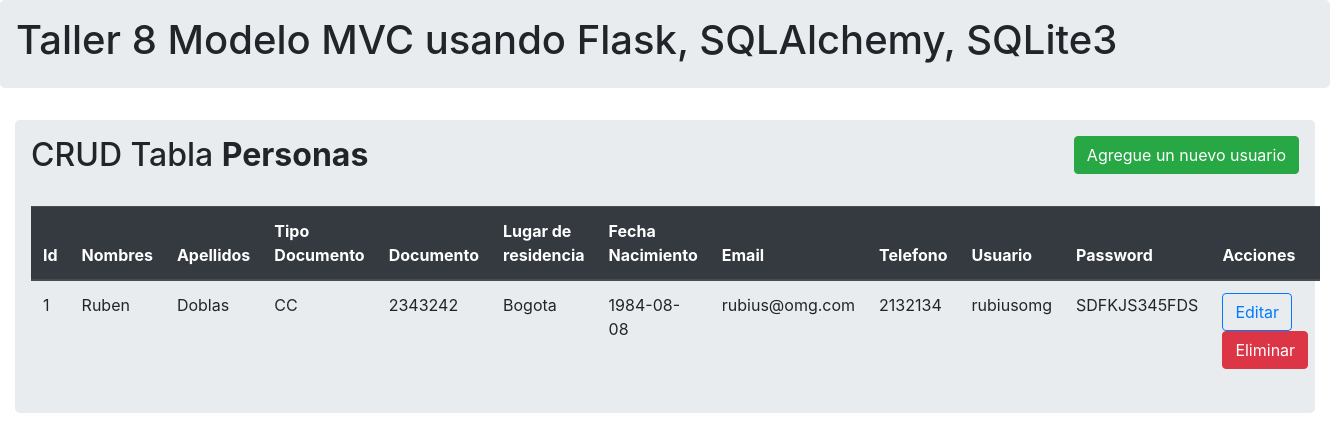
The page / on the database its author committed.
### modelos.py (models this page shows, shortened)
class Persona(db.Model):
    id = db.Column(db.Integer, primary_key = True)
    nombres = db.Column(db.String(100))
    apellidos = db.Column(db.String(100))
    id_tipodocumento = db.Column(db.Integer , db.ForeignKey('tipodocumento.id'), nullable=False)
    documento = db.Column(db.String(20))
    lugar_residencia = db.Column(db.Integer , db.ForeignKey('ciudad.id') , nullable=False)
    fecha_nacimiento = db.Column(db.String(100))
    email = db.Column(db.String(50))
    telefono = db.Column(db.String(20))
    usuario = db.Column(db.String(25) , unique=True)
    password = db.Column(db.String(25))

class Tipodocumento(db.Model):
    id = db.Column(db.Integer, primary_key= True )
    nombre = db.Column(db.String(2), unique=True)
    descripcion = db.Column(db.String(120))
    personas = db.relationship('Persona' , backref='Tipodocumento' , lazy=True)

class Ciudad(db.Model):
    id = db.Column(db.Integer, primary_key= True )
    nombre = db.Column(db.String(20))
    descripcion = db.Column(db.String(120))
    personas = db.relationship('Persona', backref='ciudad', lazy=True)

### controlador.py (the view)
@app.route('/')
def Index():
    all_data = db.session.query(Persona,Tipodocumento,Ciudad).join(Tipodocumento).join(Ciudad).all()
    documentos_data = Tipodocumento.query.all()
    ciudades = Ciudad.query.all()
    return render_template("index.html.jinja", personas=all_data, documents = documentos_data, cities = ciudades)

### templates/index.html.jinja (shortened to what this page needs)
{% extends 'base.html.jinja' %}
{% block body %}
<div class="container-fluid">
  <div class="row">
    <div class="col lg-12">
      <div class="jumbotron p-3">
        <h2>CRUD Tabla <b>Personas </b><button type="button" class="btn btn-success float-right" data-toggle="modal" data-target="#mymodal">Agregue un nuevo usuario</button></h2>
        <br>
        <table class="table table-hover table-ligth">
          <thead class="thead-dark">
            <tr>
              <th>Id</th>
              <th>Nombres</th>
              <th>Apellidos</th>
              <th>Tipo Documento</th>
              <th>Documento</th>
              <th>Lugar de residencia</th>
              <th>Fecha Nacimiento</th>
              <th>Email</th>
              <th>Telefono</th>
              <th>Usuario</th>
              <th>Password</th>
              <th>Acciones</th>
            </tr>
          </thead>
          {% for row in personas %}
          <tr>
            {% set persona = row.Persona %}
            {% set documento = row.Tipodocumento %}
            {% set ciudad = row.Ciudad %}
            <td>{{persona.id}}</td>
            <td>{{persona.nombres}}</td>
            <td>{{persona.apellidos}}</td>
            <td>{{documento.nombre}}</td>
            <td>{{persona.documento}}</td>
            <td>{{ciudad.nombre}}</td>
            <td>{{persona.fecha_nacimiento}}</td>
            <td>{{persona.email}}</td>
            <td>{{persona.telefono}}</td>
            <td>{{persona.usuario}}</td>
            <td>{{persona.password}}</td>
            <td>
              <a href="/update/{{persona.id}}" class="btn btn-outline-primary btn-xs" data-toggle="modal" data-target="#modaledit{{persona.id}}">Editar</a>
              <button type="button" class="btn btn-danger btn-xs" data-toggle="modal" data-target="#confirm_eliminar">
                Eliminar
              </button>
            </td>
          </tr>
          {% endfor %}
        </table>
      </div>
    </div>
  </div>
</div>
{% endblock %}

### templates/base.html.jinja (shortened to what this page needs)
<!DOCTYPE html>
<html lang="en">
<head>
  <link rel="stylesheet" href="https://stackpath.bootstrapcdn.com/bootstrap/4.4.1/css/bootstrap.min.css">
</head>
<body>
  {% block body %} {% endblock %}
</body>
</html>

### templates/header.html.jinja (shortened to what this page needs)
{% extends 'base.html.jinja' %}
{% block body %}
<div class="jumbotron p-3">
  <div class="well text-container">
    <h1>Taller 8  Modelo MVC usando Flask, SQLAlchemy, SQLite3</h1>
  </div>
</div>
{% endblock %}

### rows shown on the page
Persona: id "1", nombres "Ruben", apellidos "Doblas", documento "2343242", fecha_nacimiento "1984-08-08", email "rubius@omg.com", telefono "2132134", usuario "rubiusomg", password "SDFKJS345FDS"
Tipodocumento: nombre "CC"
Ciudad: nombre "Bogota"
